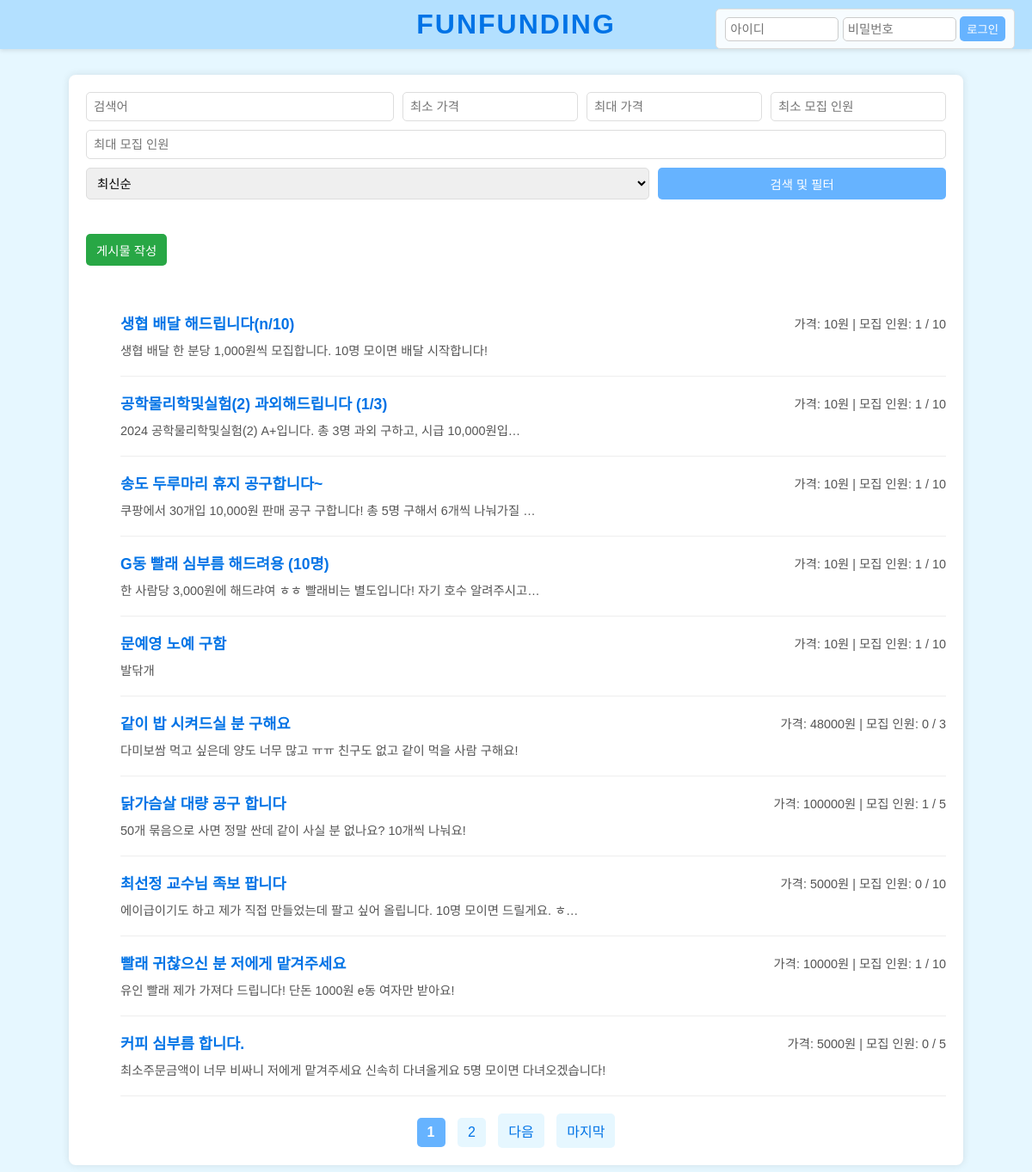
The app's page / (signed in) with its own data.
### funding/models.py (models this page shows, shortened)
class Post(models.Model):
    title = models.CharField(max_length=100)  # 게시글 제목
    content = models.TextField()  # 게시글 내용
    price = models.PositiveIntegerField()  # 가격
    capacity = models.PositiveIntegerField(default=10)  # 모집 인원
    current_applicants = models.PositiveIntegerField(default=0)  # 현재 지원자 수
    created_at = models.DateTimeField(auto_now_add=True)  # 생성 시간
    updated_at = models.DateTimeField(auto_now=True)  # 수정 시간
    author = models.ForeignKey(User, on_delete=models.CASCADE, related_name='posts')  # 작성자

### funding/views.py (the view)
# urls.py: path('', views.post_list, name='post_list'),  # 루트 URL에 게시글 목록 연결
def post_list(request):
    try:
        posts = Post.objects.all()
        query = request.GET.get('q', '')
        if query:
            posts = posts.filter(title__icontains=query)
        min_price = request.GET.get('min_price', None)
        max_price = request.GET.get('max_price', None)
        min_capacity = request.GET.get('min_capacity', None)
        max_capacity = request.GET.get('max_capacity', None)
        if min_price:
            try:
                posts = posts.filter(price__gte=float(min_price))  # 입력값 검증
            except ValueError:
                raise ValueError("최소 가격은 숫자여야 합니다.")
        if max_price:
            try:
                posts = posts.filter(price__lte=float(max_price))
            except ValueError:
                raise ValueError("최대 가격은 숫자여야 합니다.")
        if min_capacity:
            try:
                posts = posts.filter(capacity__gte=int(min_capacity))
            except ValueError:
                raise ValueError("최소 모집 인원은 정수여야 합니다.")
        if max_capacity:
            try:
                posts = posts.filter(capacity__lte=int(max_capacity))
            except ValueError:
                raise ValueError("최대 모집 인원은 정수여야 합니다.")
        sort_by = request.GET.get('sort', 'created_at')
        valid_sort_fields = ['created_at', 'price', 'capacity']
        if sort_by not in valid_sort_fields:
            raise ValueError("유효하지 않은 정렬 기준입니다.")
        posts = posts.order_by(sort_by)
        paginator = Paginator(posts, 10)  # 한 페이지에 10개의 게시글
        page_number = request.GET.get('page')
        try:
            page_obj = paginator.get_page(page_number)
        except PageNotAnInteger:
            raise ValueError("페이지 번호는 정수여야 합니다.")
        except EmptyPage:
            page_obj = paginator.get_page(paginator.num_pages)  # 마지막 페이지 반환
    except ValueError as e:
        messages.error(request, f"오류: {e}")
        page_obj = None  # 게시글이 비어있는 페이지를 반환
    except Exception as e:
        messages.error(request, "알 수 없는 오류가 발생했습니다.")
        page_obj = None
    return render(request, 'funding/post_list.html', {'page_obj': page_obj, 'query': query})

### funding/templates/funding/post_list.html (shortened to what this page needs)
<!DOCTYPE html>
<html lang="en">
<head>
</head>
<body>
    <header>
        <div class="logo">
            <a href="{% url 'post_list' %}">
                <h1>FunFunding</h1>
            </a>
        </div>
        <div class="login-form">
            <form method="POST">
                <input type="text" name="username" placeholder="아이디" required>
                <input type="password" name="password" placeholder="비밀번호" required>
                <button type="submit">로그인</button>
            </form>
        </div>
    </header>
    <div class="container">
        <form method="GET" class="search-form">
            <div>
                <input type="text" name="q" placeholder="검색어" style="flex: 2;">
                <input type="number" name="min_price" placeholder="최소 가격" style="flex: 1;">
                <input type="number" name="max_price" placeholder="최대 가격" style="flex: 1;">
                <input type="number" name="min_capacity" placeholder="최소 모집 인원" style="flex: 1;">
                <input type="number" name="max_capacity" placeholder="최대 모집 인원" style="flex: 1;">
            </div>
            <div>
                <select name="sort" style="flex: 2;">
                    <option value="created_at">최신순</option>
                </select>
                <button type="submit" style="flex: 1;">검색 및 필터</button>
            </div>
        </form>
        {% if user.is_authenticated %}
            <a href="{% url 'post_create' %}" class="create-button">게시물 작성</a>
        {% endif %}
        <ul class="post-list">
            {% for post in page_obj %}
                <li>
                    <div class="details">
                        <a href="{% url 'post_detail' post.pk %}">{{ post.title }}</a>
                        <p>가격: {{ post.price }}원 | 모집 인원: {{ post.current_applicants }} / {{ post.capacity }}</p>
                    </div>
                    <p>{{ post.content|truncatechars:50 }}</p>
                </li>
            {% empty %}
                <li>검색 결과가 없습니다.</li>
            {% endfor %}
        </ul>
        <div class="pagination">
            {% for num in page_obj.paginator.page_range %}
                {% if page_obj.number == num %}
                    <strong>{{ num }}</strong>
                {% else %}
                    <a href="?page={{ num }}">{{ num }}</a>
                {% endif %}
            {% endfor %}
            {% if page_obj.has_next %}
                <a href="?page={{ page_obj.next_page_number }}">다음</a>
                <a href="?page={{ page_obj.paginator.num_pages }}">마지막</a>
            {% endif %}
        </div>
    </div>
</body>
</html>

### funding/templates/funding/post_list.html (style rules this page uses)
body { font-family: 'Arial', sans-serif; background-color: #e6f7ff; margin: 0; padding: 0; color: #333; }
header { background-color: #b3e0ff; color: white; text-align: center; padding: 10px 0; box-shadow: 0 2px 5px rgba(0, 0, 0, 0.1); position: relative; }
header .logo h1 { margin: 0; font-size: 2em; font-weight: bold; letter-spacing: 2px; text-transform: uppercase; color: #0073e6; }
header .logo a { text-decoration: none; color: inherit; }
.login-form { position: absolute; top: 10px; right: 20px; background-color: rgba(255, 255, 255, 0.9); padding: 8px 10px; border-radius: 5px; border: 1px solid #ddd; display: flex; gap: 10px; }
.login-form input { width: 120px; padding: 5px; border: 1px solid #ccc; border-radius: 5px; font-size: 0.9em; }
.login-form button { background-color: #66b3ff; color: white; border: none; padding: 5px 8px; border-radius: 5px; cursor: pointer; }
.container { width: 90%; max-width: 1000px; margin: 30px auto; background-color: #ffffff; border-radius: 8px; box-shadow: 0 0 10px rgba(0, 0, 0, 0.1); padding: 20px; }
.search-form { display: flex; flex-wrap: wrap; gap: 10px; margin-bottom: 20px; }
.search-form input, .search-form select, .search-form button { padding: 8px; border: 1px solid #ddd; border-radius: 5px; font-size: 0.9em; }
.search-form div { display: flex; gap: 10px; flex-wrap: wrap; width: 100%; }
.search-form button { background-color: #66b3ff; color: white; border: none; cursor: pointer; }
.post-list li { list-style: none; padding: 15px 0; border-bottom: 1px solid #eee; }
.post-list a { font-size: 1.1em; font-weight: bold; color: #0073e6; text-decoration: none; }
.post-list p { margin: 5px 0; font-size: 0.9em; color: #555; }
.post-list .details { display: flex; justify-content: space-between; align-items: center; }
.create-button { display: inline-block; margin: 20px 0; padding: 8px 12px; background-color: #28a745; color: white; text-decoration: none; border-radius: 5px; font-size: 0.9em; }
.pagination { text-align: center; margin-top: 20px; }
.pagination a, .pagination strong { display: inline-block; margin: 0 5px; padding: 8px 12px; border-radius: 5px; background-color: #e6f7ff; color: #0073e6; text-decoration: none; }
.pagination strong { background-color: #66b3ff; color: white; }

### records on screen
Post: title "생협 배달 해드립니다(n/10)", price "10", current_applicants "1", capacity "10", content "생협 배달 한 분당 1,000원씩 모집합니다. 10명 모이면 배달 시작합니다!"
Post: title "공학물리학및실험(2) 과외해드립니다 (1/3)", price "10", current_applicants "1", capacity "10", content "2024 공학물리학및실험(2) A+입니다. 총 3명 과외 구하고, 시급 10,000원입…"
Post: title "송도 두루마리 휴지 공구합니다~", price "10", current_applicants "1", capacity "10", content "쿠팡에서 30개입 10,000원 판매 공구 구합니다! 총 5명 구해서 6개씩 나눠가질 …"
Post: title "G동 빨래 심부름 해드려용 (10명)", price "10", current_applicants "1", capacity "10", content "한 사람당 3,000원에 해드랴여 ㅎㅎ 빨래비는 별도입니다! 자기 호수 알려주시고…"
Post: title "문예영 노예 구함", price "10", current_applicants "1", capacity "10", content "발닦개"
Post: title "같이 밥 시켜드실 분 구해요", price "48000", current_applicants "0", capacity "3", content "다미보쌈 먹고 싶은데 양도 너무 많고 ㅠㅠ 친구도 없고 같이 먹을 사람 구해요!"
Post: title "닭가슴살 대량 공구 합니다", price "100000", current_applicants "1", capacity "5", content "50개 묶음으로 사면 정말 싼데 같이 사실 분 없나요? 10개씩 나눠요!"
Post: title "최선정 교수님 족보 팝니다", price "5000", current_applicants "0", capacity "10", content "에이급이기도 하고 제가 직접 만들었는데 팔고 싶어 올립니다. 10명 모이면 드릴게요. ㅎ…"
Post: title "빨래 귀찮으신 분 저에게 맡겨주세요", price "10000", current_applicants "1", capacity "10", content "유인 빨래 제가 가져다 드립니다! 단돈 1000원 e동 여자만 받아요!"
Post: title "커피 심부름 합니다.", price "5000", current_applicants "0", capacity "5", content "최소주문금액이 너무 비싸니 저에게 맡겨주세요 신속히 다녀올게요 5명 모이면 다녀오겠습니다!"

### other values on screen
{{ num }} "1"
{{ num }} "2"
